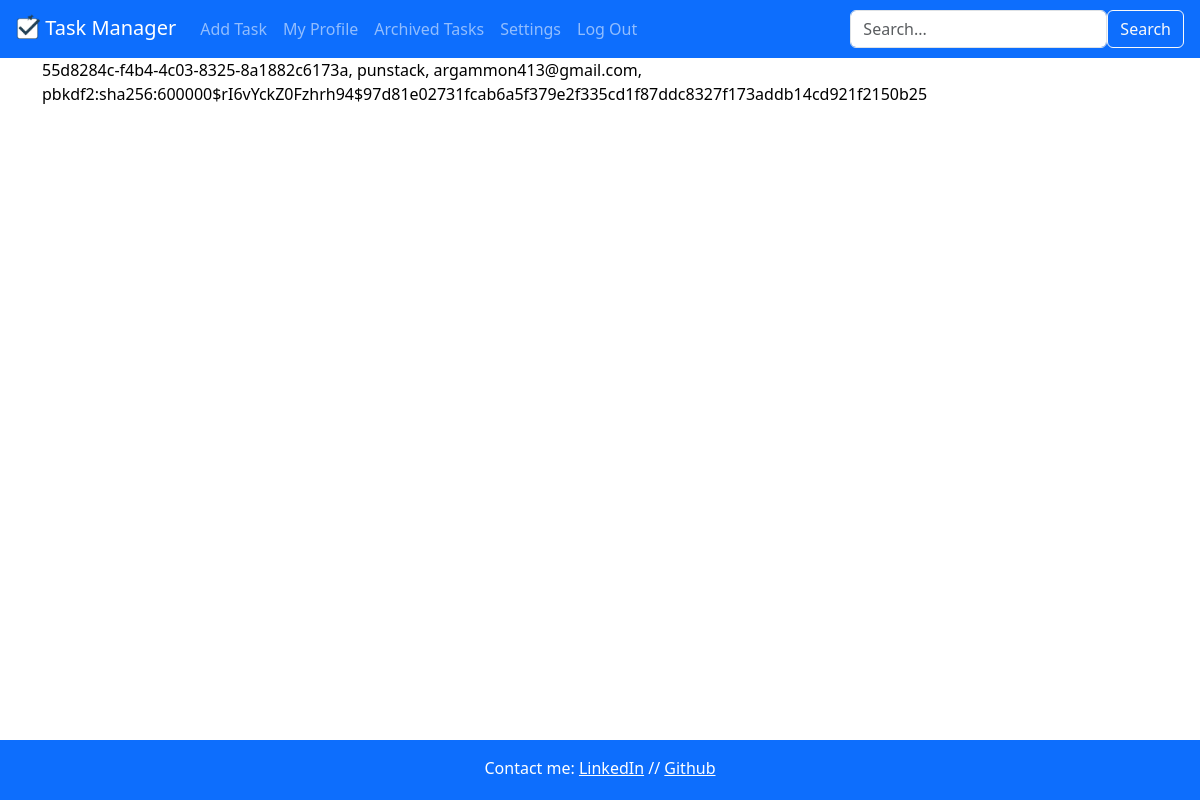
The page /view_users (signed in) on the database its author committed.
### app.py (models this page shows, shortened)
class User(db.Model):
    __tablename__ = 'User'
    id = db.Column(db.String(36), primary_key = True, default=lambda: str(uuid.uuid4()))
    user = db.Column(db.String(20), unique = True, nullable = False) # stores original case of username
    user_lower = db.Column(db.String(20), unique = True, nullable = False) # stores lower case version of username
    email = db.Column(db.String(100), unique = True, nullable = False)
    email_lower = db.Column(db.String(100), unique = True, nullable = False)
    password = db.Column(db.String(50), nullable = False)
    tasks = db.relationship('Task', backref='user', lazy = True, cascade = 'all, delete-orphan')
    friends = db.relationship('User',
                              secondary = friends,
                              primaryjoin = (friends.c.user_id == id),
                              secondaryjoin = (friends.c.friend_id == id),
                              backref = db.backref('friended_by', lazy = 'dynamic'), # for loading 'friended_by'
                              lazy = 'dynamic') # for loading 'friends'

### app.py (the view)
@app.route("/view_users")
def view_users():
    return render_template("view_users.html", values=User.query.all())

### app.py (called while the page is built)
@app.before_request
def check_user_existence():
    if "user" in session:
        user_lower = session["user"].lower()
        if not User.query.filter_by(user_lower=user_lower).first():
            session.pop("user", None)
            return redirect(url_for("login"))

### templates/view_users.html
{% extends "layout.html" %}
{% block content %}
{% for item in values %}
<p>{{item.id}}, {{item.user}}, {{item.email}}, {{item.password}}</p>
{% endfor %}
{% endblock %}

### static/style.css (style rules this page uses)
body { min-height: 100vh; display: flex; flex-direction: column; color: #000000; margin: 0; }

### templates/layout.html (style rules this page uses)
html, body { height: 100%; margin: 0; }
body { display: flex; flex-direction: column; }

### rows shown on the page
User: id "55d8284c-f4b4-4c03-8325-8a1882c6173a", user "punstack", email "argammon413@gmail.com", password "pbkdf2:sha256:600000$rI6vYckZ0Fzhrh94$97d81e02731fcab6a5f379e2f335cd1f87ddc8327f173addb14cd921f2150b25"
